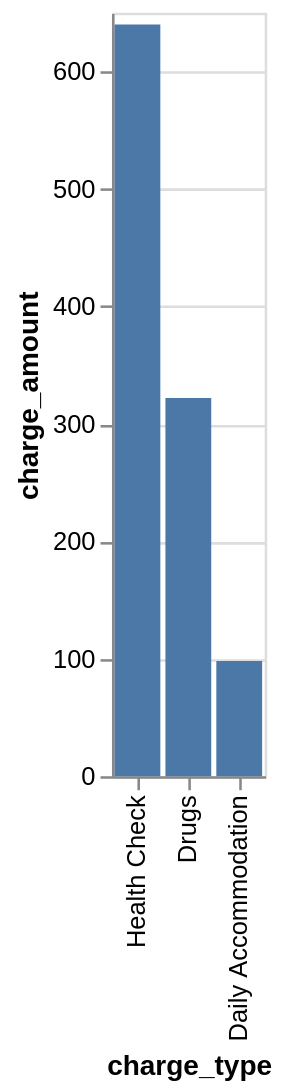

Write a Vega-Lite specification for this figure.
### Vega-Lite specification from a JSON file in a GitHub repository (floating-point values rounded to 4 significant figures)
{"data": {"values": [{"x_data": "Daily Accommodation", "y_data": 98}, {"x_data": "Drugs", "y_data": 322}, {"x_data": "Health Check", "y_data": 640}]}, "mark": "bar", "encoding": {"x": {"field": "x_data", "type": "nominal", "title": "charge_type", "sort": "descending"}, "y": {"field": "y_data", "type": "quantitative", "title": "charge_amount"}}}
